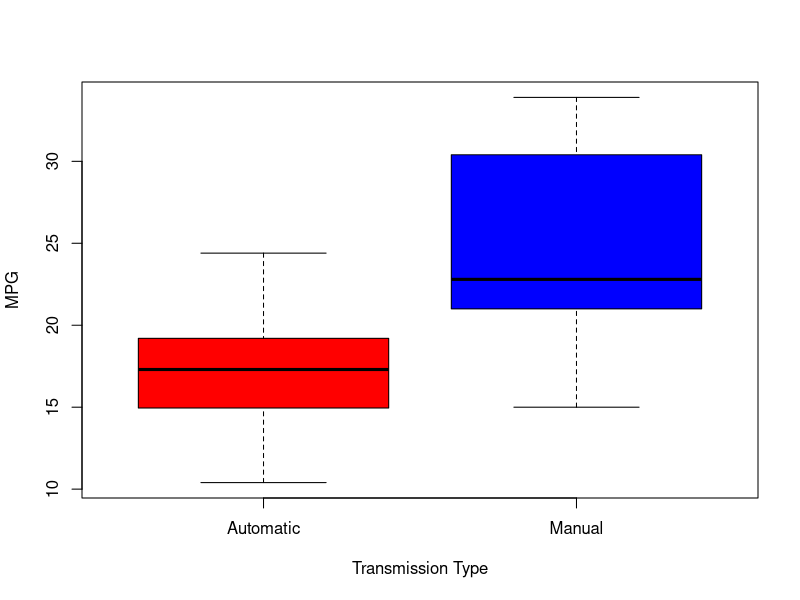
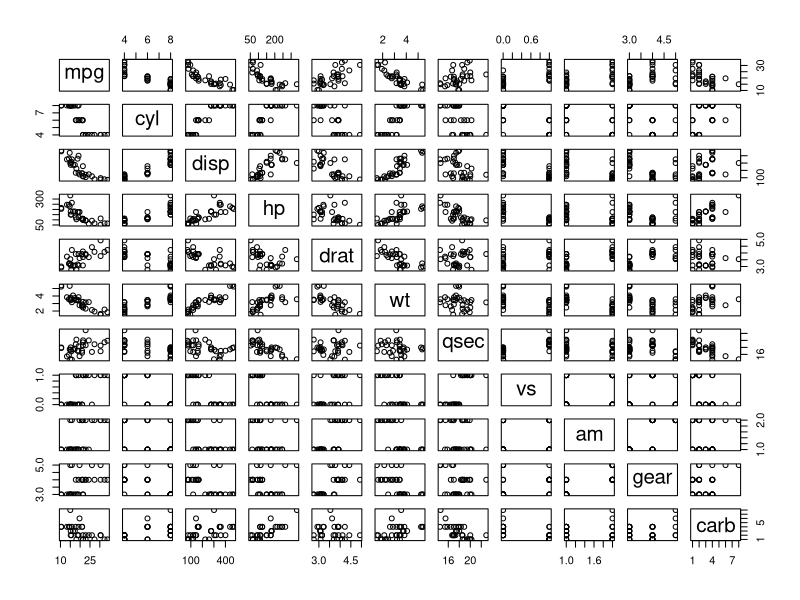
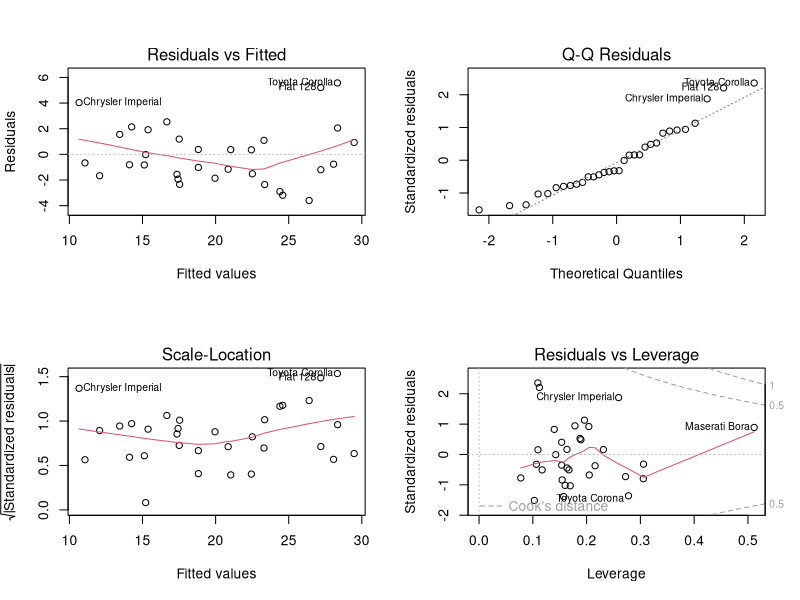

Recreate these plots in R, in order.
## ---- chunk 1
knitr::opts_chunk$set(echo = TRUE)
## ---- chunk 2
head(mtcars)
mtcars$am <- factor(mtcars$am,labels=c("Automatic","Manual"))

# Test difference between two transmission groups
automatic <- mtcars[mtcars$am == "Automatic",]
manual <- mtcars[mtcars$am == "Manual",]
summary(t.test(automatic$mpg, manual$mpg)$p.value)
## ---- chunk 3
# Use transmission type as the only predictor
fit <- lm(mpg~factor(am), mtcars); summary(fit)
## ---- chunk 4
fit2 <- lm(mpg~am+cyl+disp+hp+wt, mtcars); summary(fit2)
## ---- chunk 5
anova(fit,fit2)
## ---- chunk 6
# Plot 1: Boxplot of MPG by Transmission tyep
boxplot(mpg ~ am, data = mtcars, col = (c("red","blue")), ylab = "MPG", xlab = "Transmission Type")

# Plot 2: Pairs plot of the variables
pairs(mpg~., mtcars)

# Plot 3: residual plots
par(mfrow = c(2,2)); plot(fit2)
